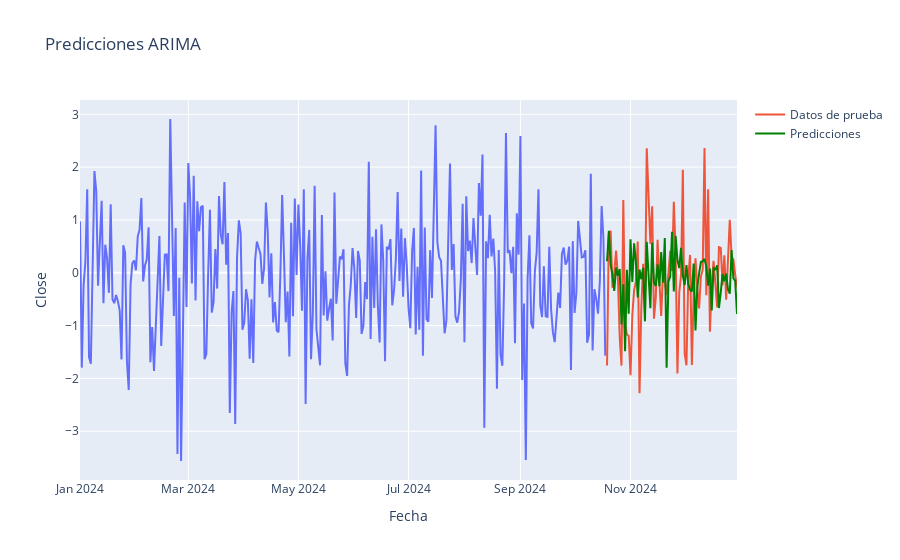

This figure's notebook cell:
### Code cell
import plotly.express as px

# Crear un DataFrame con los datos de entrenamiento, prueba y predicciones
df_train = train.reset_index()
df_test = test.reset_index()
df_predicciones = predicciones.reset_index()

# Graficar los datos de entrenamiento, prueba y predicciones
fig = px.line(df_train, x=df_train['Fecha'], y='Close', labels={'y': 'Close'}, title='Predicciones ARIMA')
fig.add_scatter(x=df_test['Fecha'], y=df_test['Close'], mode='lines', name='Datos de prueba')
fig.add_scatter(x=df_predicciones['index'], y=df_predicciones['predicted_mean'], mode='lines', name='Predicciones', line=dict(color='green'))
fig.update_xaxes(title_text='Fecha')
fig.show()
